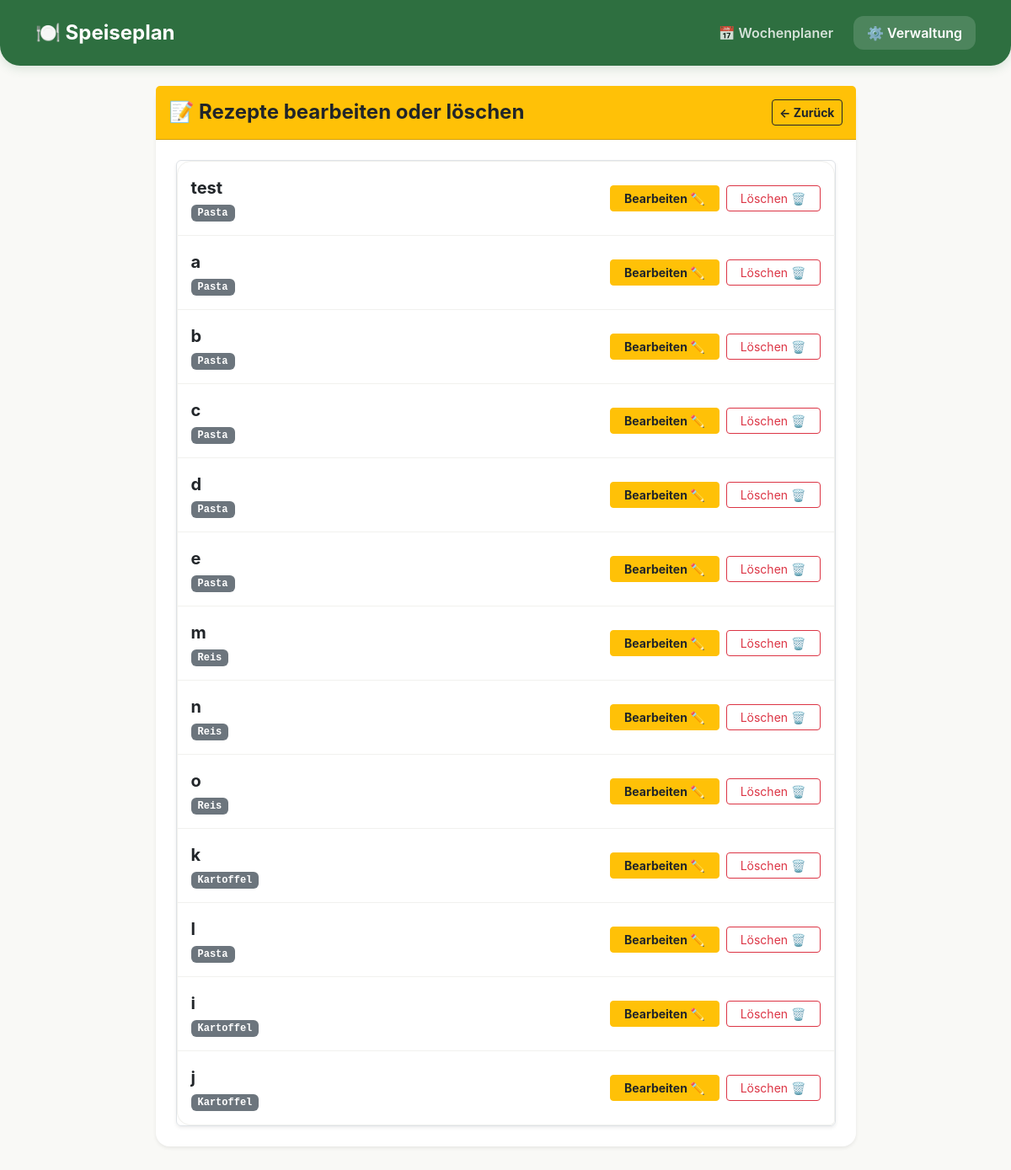
/manage/recipe/edit-list, run on an earlier commit of the app's database.
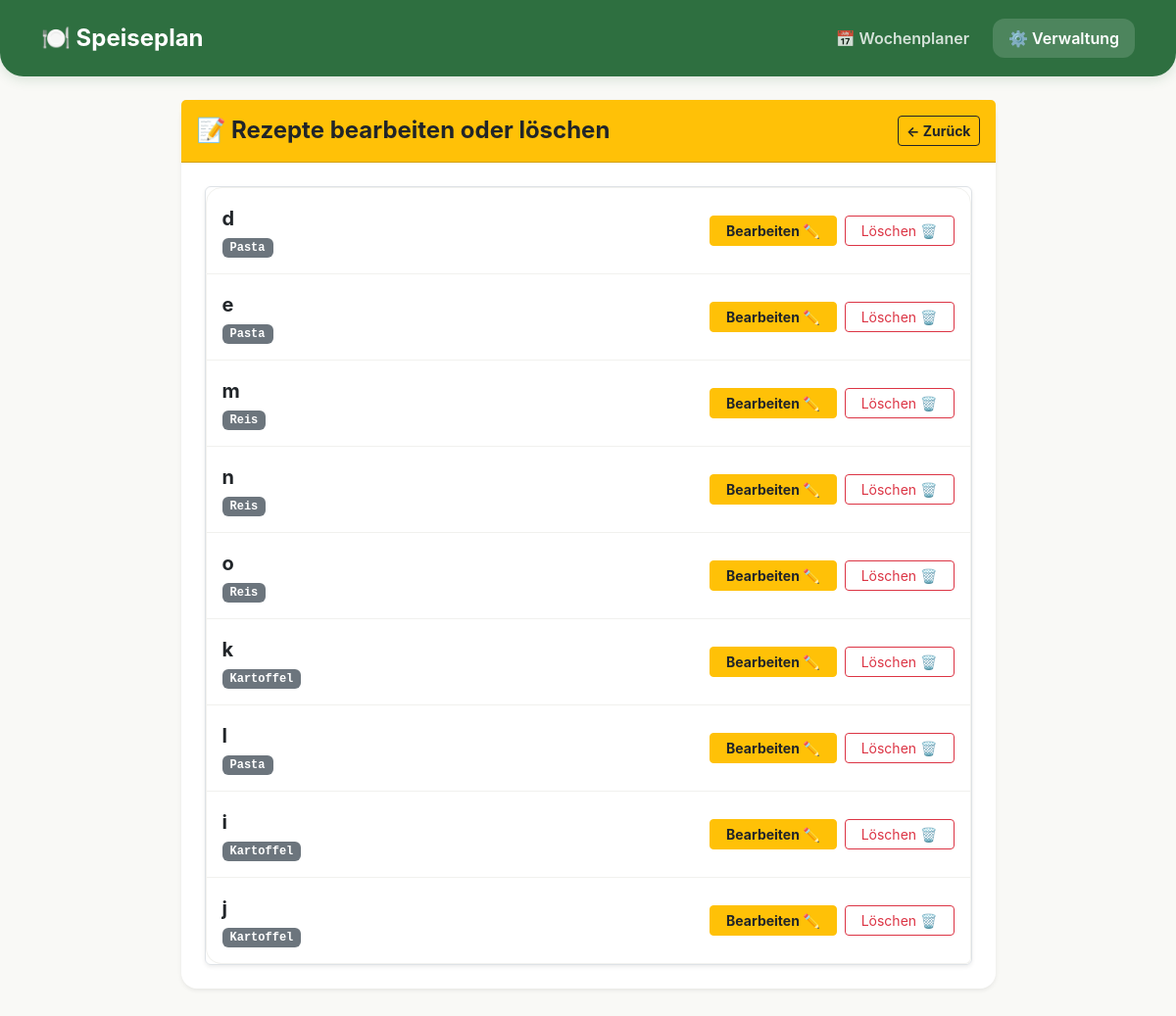
And on a later commit of the database.
### models.py (models this page shows)
class Recipe(db.Model):
    id = db.Column(db.Integer, primary_key=True)
    name = db.Column(db.String(100), nullable=False)
    category_id = db.Column(db.Integer, db.ForeignKey('category.id'), nullable=False)
    calories = db.Column(db.Integer, default=0)
    protein = db.Column(db.Float, default=0.0)
    carbs = db.Column(db.Float, default=0.0)
    fat = db.Column(db.Float, default=0.0)
    category = db.relationship('Category', backref=db.backref('recipes', lazy=True))
    ingredients = db.relationship('Ingredient', backref='recipe', cascade="all, delete-orphan")

class Category(db.Model):
    id = db.Column(db.Integer, primary_key=True)
    name = db.Column(db.String(50), unique=True, nullable=False)

### app.py (the view)
@app.route('/manage/recipe/edit-list')
def recipe_edit_list_view():
    recipes = Recipe.query.all()
    categories = Category.query.all()
    existing_ingredients = db.session.query(Ingredient.name).distinct().order_by(Ingredient.name).all()
    ingredient_list = [ing[0] for ing in existing_ingredients if ing[0]]
    return render_template('recipe_edit_list.html', recipes=recipes, categories=categories, ingredient_list=ingredient_list)

### templates/recipe_edit_list.html (shortened to what this page needs)
{% extends 'base.html' %}
{% block content %}
<div class="row justify-content-center">
    <div class="col-md-9">
        <div class="card shadow-sm border-0">
            <div class="card-header bg-warning text-dark py-3 d-flex justify-content-between align-items-center">
                <h4 class="card-title mb-0 fw-bold">📝 Rezepte bearbeiten oder löschen</h4>
                <a href="/manage" class="btn btn-sm btn-outline-dark fw-bold"><- Zurück</a>
            </div>
            <div class="card-body p-4">
                <div class="list-group shadow-sm rounded border">
                    {% for recipe in recipes %}
                    <div class="list-group-item d-flex justify-content-between align-items-center py-3">
                        <div>
                            <strong class="d-block fs-5 text-dark">{{ recipe.name }}</strong>
                            <span class="badge bg-secondary px-2 py-1 font-monospace" style="font-size: 0.75rem;">{{ recipe.category.name }}</span>
                        </div>
                        <div class="d-flex gap-2">
                            <button type="button" class="btn btn-warning fw-bold text-dark btn-sm px-3" data-bs-toggle="modal" data-bs-target="#editModal{{ recipe.id }}">
                                Bearbeiten ✏️
                            </button>
                            <button type="button" class="btn btn-outline-danger btn-sm px-3" onclick="deleteRecipeSafely({{ recipe.id }}, '{{ recipe.name }}')">
                                Löschen 🗑️
                            </button>
                        </div>
                    </div>
                    {% else %}
                    <div class="text-center p-5 text-muted">Noch keine Essen eingetragen.</div>
                    {% endfor %}
                </div>
            </div>
        </div>
    </div>
</div>
{% endblock %}

### templates/base.html (shortened to what this page needs)
<!DOCTYPE html>
<html lang="de">
<head>
    <link rel="stylesheet" href="{{ url_for('static', filename='bootstrap.min.css') }}" type="text/css">
    <link rel="stylesheet" href="{{ url_for('static', filename='style.css') }}?v={{ css_version }}" type="text/css">
</head>
<body>
    <nav class="navbar navbar-expand-md navbar-dark navbar-custom mb-4 py-3">
        <div class="container">
            <a class="navbar-brand fw-bold fs-4" href="/">🍽️ Speiseplan</a>
            <div class="collapse navbar-collapse" id="navbarNav">
                <ul class="navbar-nav ms-auto mb-2 mb-md-0 gap-2 mt-2 mt-md-0">
                    <li class="nav-item">
                        <a class="nav-link px-3 {% if request.path == '/' %}active-custom{% endif %}" href="/">📅 Wochenplaner</a>
                    </li>
                    <li class="nav-item">
                        <a class="nav-link px-3 {% if request.path.startswith('/manage') %}active-custom{% endif %}" href="/manage">⚙️ Verwaltung</a>
                    </li>
                </ul>
            </div>
        </div>
    </nav>
    <div class="container pb-5">
        {% block content %}{% endblock %}
    </div>
</body>
</html>

### static/style.css (style rules this page uses)
:root { --primary-food: #2E6F40; --primary-dark: #1E4A2A; --accent-warm: #F4C430; --bg-warm: #F9F9F6; --text-dark: #2B302A; --radius-main: 1rem; }
body { font-family: 'Plus Jakarta Sans', sans-serif; background-color: var(--bg-warm); color: var(--text-dark); }
.navbar-custom { background-color: var(--primary-food); border-bottom-left-radius: 1.5rem; border-bottom-right-radius: 1.5rem; box-shadow: 0 4px 12px rgba(46, 111, 64, 0.15); }
.navbar-custom .nav-link { color: rgba(255, 255, 255, 0.8) !important; font-weight: 600; border-radius: 0.75rem; transition: all 0.2s ease; }
.navbar-custom .nav-link.active-custom { color: #ffffff !important; background-color: rgba(255, 255, 255, 0.15); }
.card { border: none !important; border-radius: var(--radius-main); box-shadow: 0 8px 24px rgba(0, 0, 0, 0.04); background-color: #ffffff; }
.list-group-item { border-color: #F1F1EE !important; transition: background-color 0.2s ease; }
.list-group-item:first-child { border-top-left-radius: var(--radius-main) !important; border-top-right-radius: var(--radius-main) !important; }
.list-group-item:last-child { border-bottom-left-radius: var(--radius-main) !important; }

### templates/base.html (style rules this page uses)
body { font-family: -apple-system, BlinkMacSystemFont, "Segoe UI", Roboto, Helvetica, Arial, sans-serif; }

What changed in the data, as far as the page shows it:
removed Recipe: name "test", category.name "Pasta"
removed Recipe: name "a", category.name "Pasta"
removed Recipe: name "b", category.name "Pasta"
removed Recipe: name "c", category.name "Pasta"
